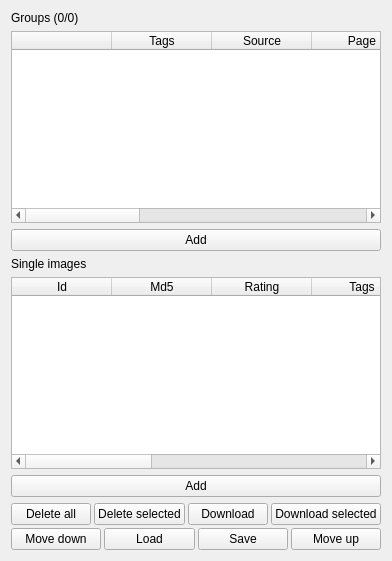
      <widget class="QWidget" name="tabBatch">
       <property name="maximumSize">
        <size>
         <width>16777214</width>
         <height>16777215</height>
        </size>
       </property>
       <attribute name="title">
        <string>Downloads</string>
       </attribute>
       <layout class="QVBoxLayout" name="verticalLayout_3">
        <item>
         <widget class="QLabel" name="labelGroups">
          <property name="text">
           <string>Groups (0/0)</string>
          </property>
         </widget>
        </item>
        <item>
         <widget class="QTableWidget" name="tableBatchGroups">
          <property name="verticalScrollMode">
           <enum>QAbstractItemView::ScrollPerPixel</enum>
          </property>
          <property name="horizontalScrollMode">
           <enum>QAbstractItemView::ScrollPerPixel</enum>
          </property>
          <attribute name="horizontalHeaderHighlightSections">
           <bool>false</bool>
          </attribute>
          <attribute name="verticalHeaderHighlightSections">
           <bool>false</bool>
          </attribute>
          <column>
           <property name="text">
            <string/>
           </property>
          </column>
          <column>
           <property name="text">
            <string>Tags</string>
           </property>
          </column>
          <column>
           <property name="text">
            <string>Source</string>
           </property>
          </column>
          <column>
           <property name="text">
            <string>Page</string>
           </property>
          </column>
          <column>
           <property name="text">
            <string>Images per page</string>
           </property>
          </column>
          <column>
           <property name="text">
            <string>Images limit</string>
           </property>
          </column>
          <column>
           <property name="text">
            <string>Filename</string>
           </property>
          </column>
          <column>
           <property name="text">
            <string>Folder</string>
           </property>
          </column>
          <column>
           <property name="text">
            <string>Post-filtering</string>
           </property>
          </column>
          <column>
           <property name="text">
            <string>Get blacklisted</string>
           </property>
          </column>
          <column>
           <property name="text">
            <string>Progress</string>
           </property>
          </column>
         </widget>
        </item>
        <item>
         <widget class="QPushButton" name="pushButton_12">
          <property name="text">
           <string>Add</string>
          </property>
         </widget>
        </item>
        <item>
         <widget class="QLabel" name="label_5">
          <property name="text">
           <string>Single images</string>
          </property>
         </widget>
        </item>
        <item>
         <widget class="QTableWidget" name="tableBatchUniques">
          <property name="editTriggers">
           <set>QAbstractItemView::NoEditTriggers</set>
          </property>
          <property name="showDropIndicator" stdset="0">
           <bool>false</bool>
          </property>
          <property name="dragDropOverwriteMode">
           <bool>false</bool>
          </property>
          <property name="verticalScrollMode">
           <enum>QAbstractItemView::ScrollPerPixel</enum>
          </property>
          <property name="horizontalScrollMode">
           <enum>QAbstractItemView::ScrollPerPixel</enum>
          </property>
          <attribute name="horizontalHeaderHighlightSections">
           <bool>false</bool>
          </attribute>
          <attribute name="verticalHeaderHighlightSections">
           <bool>false</bool>
          </attribute>
          <column>
           <property name="text">
            <string>Id</string>
           </property>
          </column>
          <column>
           <property name="text">
            <string>Md5</string>
           </property>
          </column>
          <column>
           <property name="text">
            <string>Rating</string>
           </property>
          </column>
          <column>
           <property name="text">
            <string>Tags</string>
           </property>
          </column>
          <column>
           <property name="text">
            <string>Url</string>
           </property>
          </column>
          <column>
           <property name="text">
            <string>Date</string>
           </property>
          </column>
          <column>
           <property name="text">
            <string>Search</string>
           </property>
          </column>
          <column>
           <property name="text">
            <string>Site</string>
           </property>
          </column>
          <column>
           <property name="text">
            <string>Filename</string>
           </property>
          </column>
          <column>
           <property name="text">
            <string>Folder</string>
           </property>
          </column>
         </widget>
        </item>
        <item>
         <widget class="QPushButton" name="pushButton_13">
          <property name="text">
           <string>Add</string>
          </property>
         </widget>
        </item>
        <item>
         <widget class="QWidget" name="widgetDownloadButtons" native="true">
          <layout class="QVBoxLayout" name="verticalLayout_2">
           <property name="spacing">
            <number>3</number>
           </property>
           <property name="leftMargin">
            <number>0</number>
           </property>
           <property name="topMargin">
            <number>0</number>
           </property>
           <property name="rightMargin">
            <number>0</number>
           </property>
           <property name="bottomMargin">
            <number>0</number>
           </property>
           <item>
            <layout class="QHBoxLayout" name="horizontalLayout">
             <item>
              <widget class="QPushButton" name="buttonClear">
               <property name="text">
                <string>Delete all</string>
               </property>
              </widget>
             </item>
             <item>
              <widget class="QPushButton" name="buttonClearSel">
               <property name="text">
                <string>Delete selected</string>
               </property>
              </widget>
             </item>
             <item>
              <widget class="QPushButton" name="pushButton_14">
               <property name="text">
                <string>Download</string>
               </property>
              </widget>
             </item>
             <item>
              <widget class="QPushButton" name="pushButton">
               <property name="text">
                <string>Download selected</string>
               </property>
              </widget>
             </item>
            </layout>
           </item>
           <item>
            <layout class="QHBoxLayout" name="horizontalLayout_4">
             <property name="leftMargin">
              <number>0</number>
             </property>
             <property name="topMargin">
              <number>0</number>
             </property>
             <item>
              <widget class="QPushButton" name="buttonMoveDown">
               <property name="text">
                <string>Move down</string>
               </property>
              </widget>
             </item>
             <item>
              <widget class="QPushButton" name="buttonLoadLinkList">
               <property name="text">
                <string>Load</string>
               </property>
              </widget>
             </item>
             <item>
              <widget class="QPushButton" name="buttonSaveLinkList">
               <property name="text">
                <string>Save</string>
               </property>
              </widget>
             </item>
             <item>
              <widget class="QPushButton" name="buttonMoveUp">
               <property name="text">
                <string>Move up</string>
               </property>
              </widget>
             </item>
            </layout>
           </item>
          </layout>
         </widget>
        </item>
       </layout>
      </widget>
